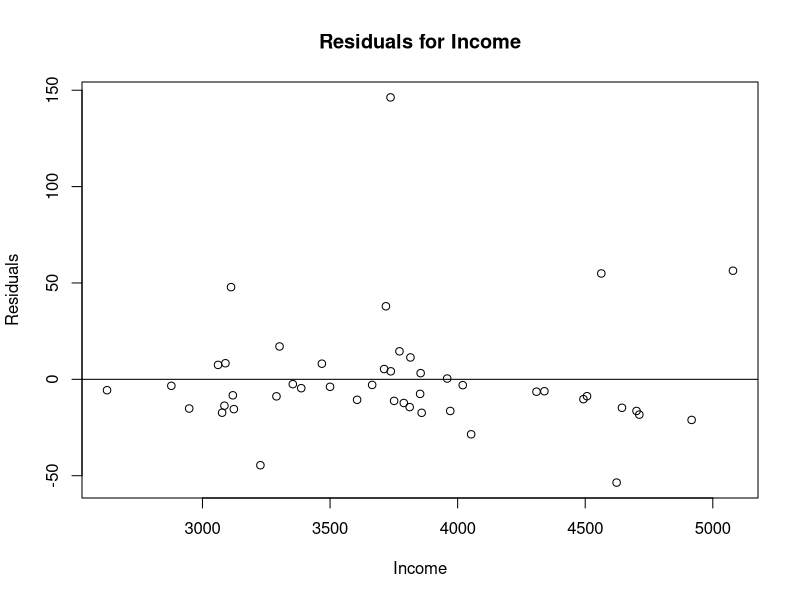
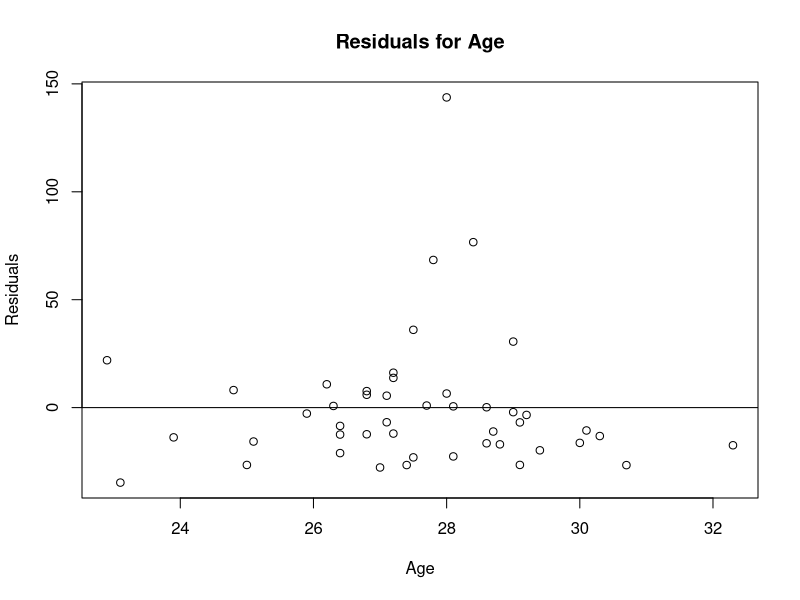
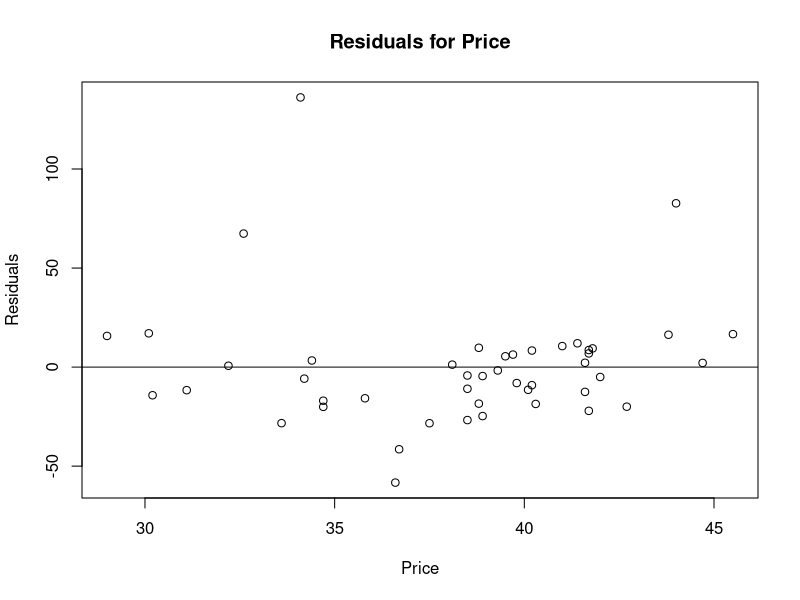

Write the R code that produced these figures, in order.
setwd("~/Code/Masters/IS621/Final/")

### Part 1 - Regression

# Load Data
cigarette.training <- read.csv("cigarette-training-data.csv", header=TRUE)
cigarette.evaluation <- read.csv("cigarette-evaluation-data.csv", header=TRUE)

# View Data
View(cigarette.training)

# Create 7 models
models <- vector("list", 7)
models[[1]] <- lm(Sales ~ Income + Age + Price, data=cigarette.training)
models[[2]] <- lm(Sales ~ Income, data=cigarette.training)
models[[3]] <- lm(Sales ~ Age, data=cigarette.training)
models[[4]] <- lm(Sales ~ Price, data=cigarette.training)
models[[5]] <- lm(Sales ~ Income + Age, data=cigarette.training)
models[[6]] <- lm(Sales ~ Income + Price, data=cigarette.training)
models[[7]] <- lm(Sales ~ Age + Price, data=cigarette.training)

# Print R^2 and Mean of Errors Squared of all models
for (i in 1:7) {
  print(paste(summary(models[[i]])$r.squared, mean(models[[i]]$residuals^2)))
}

# Residual plots for models based on single predictor
residuals.income = resid(models[[2]])
residuals.age = resid(models[[3]])
residuals.price = resid(models[[4]])

# Income residuals
plot(cigarette.training$Income, residuals.income, ylab="Residuals", xlab="Income", main="Residuals for Income") 
abline(0, 0)

# Age Residuals
plot(cigarette.training$Age, residuals.age, ylab="Residuals", xlab="Age", main="Residuals for Age") 
abline(0, 0)

# Price Residuals
plot(cigarette.training$Price, residuals.price, ylab="Residuals", xlab="Price", main="Residuals for Price") 
abline(0, 0)


### Final evaluation
cigarette.evaluation$prediction <- predict(models[[1]], cigarette.evaluation)
write.csv(cigarette.evaluation, "cigarette-evaluation-data-with-prediction.csv")
